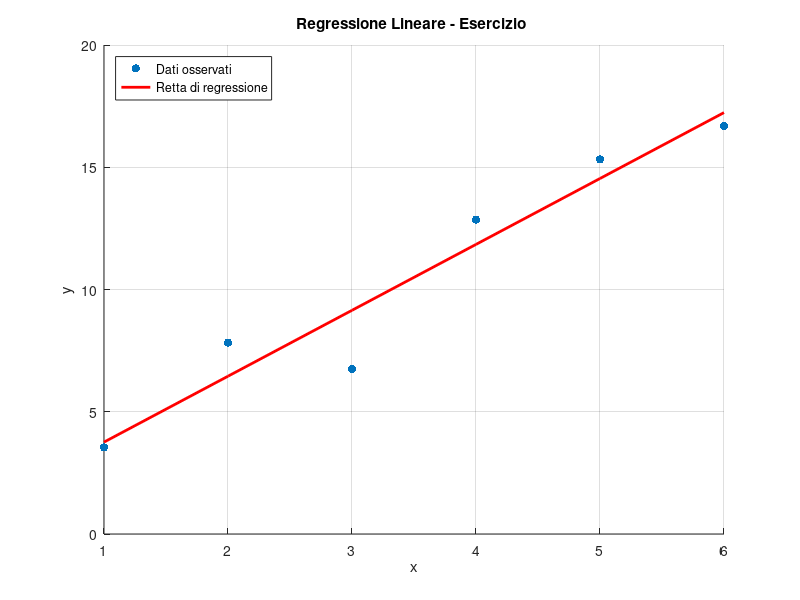

Recreate this plot in MATLAB.
clear
clc
close all

% Dati dell'esercizio
x = [1; 2; 3; 4; 5; 6];      % Vettore colonna dei regressori
y = [3.54; 7.83; 6.74; 12.86; 15.32; 16.69]; % Vettore colonna target

% Diagramma i dati a disposizione
figure;
scatter(x, y, 'filled');
hold on;
title('Regressione Lineare - Esercizio ');
xlabel('x');
ylabel('y');

%%% CAMBIAMENTO - RIMOSSA DIVISIONE TRAIN/TEST PER PICCOLO DATASET
% Utilizzo tutti i dati (N=6) senza split
X_train = x;
y_train = y;
N = length(x);
%%% FINE CAMBIAMENTO

%%% CAMBIAMENTO - CORRETTO ORDINE MATRICE PHI (prima intercetta)
PHI = [ones(N,1), X_train];  % Forma corretta: [intercetta, regressore]
%%% FINE CAMBIAMENTO

theta_ls = PHI\y_train;
y_hat = PHI*theta_ls;

% Plot della retta di regressione
plot(X_train, y_hat, 'r', 'LineWidth', 2);
legend('Dati osservati', 'Retta di regressione', 'Location', 'northwest');
grid on;
hold off;

%%% CAMBIAMENTO - METRICHE SEMPLIFICATE (solo su dataset completo)
err = y_hat - y_train;
TSS = sum((y_train - mean(y_train)).^2);
RSS = sum(err.^2);
Rsq = 1 - RSS/TSS;
MSE = RSS/N;
%%% FINE CAMBIAMENTO

%%% CAMBIAMENTO - AGGIUNTA VISUALIZZAZIONE MODELLO
fprintf('\nModello stimato: y = %.4f + %.4f*x\n', theta_ls(1), theta_ls(2));
fprintf('MSE: %.4f\n', MSE);
fprintf('R-squared: %.4f\n', Rsq);

% Visualizzazione coefficienti con più precisione
disp('Coefficienti stimati:');
disp(theta_ls');
%%% FINE CAMBIAMENTO
